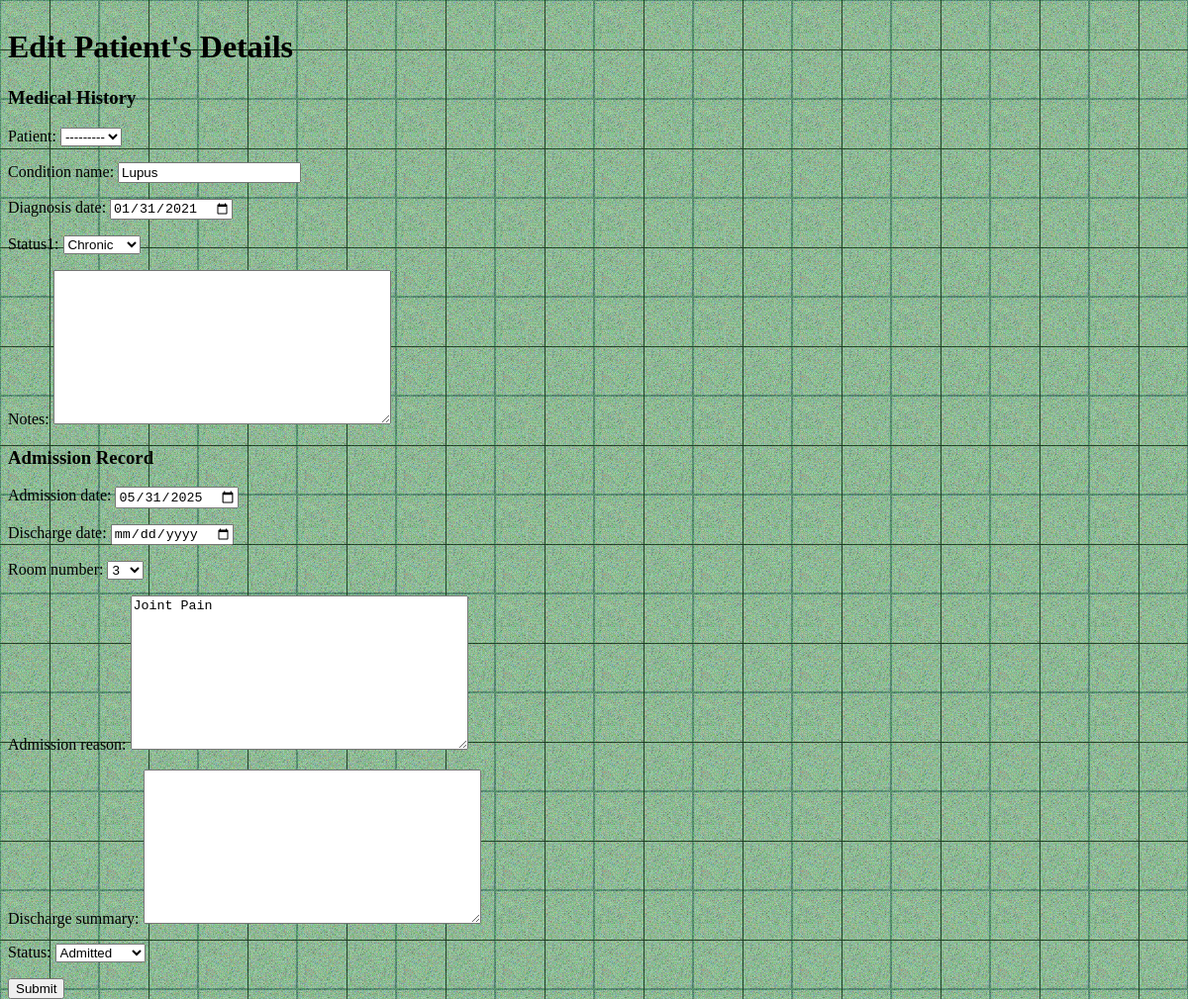
The page /accounts/patients/2/edit/ (signed in) on the database its author committed.
### medapp/models.py (models this page shows, shortened)
class PatientMedicalHistory(models.Model):
    STATUS_CHOICES1 = [
        ('active', 'Active'),
        ('resolved', 'Resolved'),
        ('chronic', 'Chronic'),
    ]
    patient = models.ForeignKey(Patient, on_delete=models.CASCADE, related_name='medical_histories')
    condition_name = models.CharField(max_length=100)
    diagnosis_date = models.DateField()
    status1 = models.CharField(max_length=20, choices=STATUS_CHOICES1, null=True, blank=True)
    notes = models.TextField(blank=True, null=True)

class AdmissionRecord(models.Model):
    STATUS_CHOICES = [
        ('admitted', 'Admitted'),
        ('discharged', 'Discharged'),
        ('transferred', 'Transferred'),
    ]
    patient = models.ForeignKey(Patient, on_delete=models.CASCADE, related_name='admissions')
    admission_date = models.DateTimeField()
    discharge_date = models.DateTimeField(null=True, blank=True)
    room_number = models.PositiveSmallIntegerField(choices=ROOM_CHOICES)
    primary_doctor = models.ForeignKey(User, on_delete=models.SET_NULL, null=True, related_name='primary_admissions')
    admission_reason = models.TextField()
    discharge_summary = models.TextField(blank=True, null=True)
    status = models.CharField(max_length=20, choices=STATUS_CHOICES)
    created_at = models.DateTimeField(auto_now_add=True, null=True)

### accounts/views.py (the view)
# urls.py: path('patients/<int:patient_id>/edit/', views.edit_patient, name='edit_patient'),
@login_required
@user_passes_test(is_doctor)
def edit_patient(request, patient_id):
    patient = get_object_or_404(Patient, id=patient_id)
    history = PatientMedicalHistory.objects.filter(patient=patient).last()
    admission = AdmissionRecord.objects.filter(patient=patient, primary_doctor=request.user).last()
    if not history or not admission:
        return HttpResponseForbidden("You don't have permission to edit this patient's records.")
    if request.method == 'POST':
        history_form = HistoryForm(request.POST, instance=history)
        admission_form = AdmissionForm(request.POST, instance=admission)
        if history_form.is_valid() and admission_form.is_valid():
            history_form.save()
            admission_form.save()
            return redirect('doctor_dashboard')
        else:
            error = "Please correct the errors."
    else:
        history_form = HistoryForm(instance=history)
        admission_form = AdmissionForm(instance=admission)
        error = None
    return render(request, 'forms/patients.html', {
        'history_form': history_form,
        'admission_form': admission_form,
        'error': error,
        'edit': True
    })

### medapp/forms.py
class HistoryForm(forms.ModelForm):
    class Meta:
        model = PatientMedicalHistory
        fields = ['patient', 'condition_name', 'diagnosis_date','status1', 'notes']
        widgets = {
            'diagnosis_date': forms.DateInput(attrs={'type': 'date'}),
        }
    def __init__(self, *args, **kwargs):
        super().__init__(*args, **kwargs)
        used_patients = PatientMedicalHistory.objects.values_list('patient_id', flat=True)
        if self.instance and self.instance.pk and self.instance.patient_id in used_patients:
            used_patients = used_patients.exclude(id=self.instance.patient_id)
        self.fields['patient'].queryset = Patient.objects.exclude(id__in=used_patients)

class AdmissionForm(forms.ModelForm):
    class Meta:
        model = AdmissionRecord
        fields = ['admission_date', 'discharge_date', 'room_number', 'admission_reason', 'discharge_summary', 'status']
        widgets = {
            'discharge_date': forms.DateInput(attrs={'type': 'date'}),
            'admission_date': forms.DateInput(attrs={'type': 'date'}),
        }
    def __init__(self, *args, **kwargs):
        super().__init__(*args, **kwargs)
        occupied_rooms = AdmissionRecord.objects.filter(discharge_date__isnull=True).values_list('room_number', flat=True)
        available_choices = [(num, str(num)) for num, label in ROOM_CHOICES if num not in occupied_rooms]
        if self.instance and self.instance.pk and self.instance.room_number:
            current_room = self.instance.room_number
            if (current_room, str(current_room)) not in available_choices:
                available_choices.append((current_room, str(current_room)))
        available_choices = sorted(available_choices, key=lambda x: x[0])
        self.fields['room_number'].choices = available_choices

### accounts/views.py (called while the page is built)
def is_doctor(user):
    return user.groups.filter(name='Doctors').exists()

### accounts/templates/forms/patients.html (shortened to what this page needs)
{% extends 'base.html' %}
{% load static %}
{% block styles %}
<link rel="stylesheet" href="{% static 'add_patient.css' %}">
{% endblock %}
{% block main %}
  <h1>{% if edit %}Edit {% else %}Add {% endif %}Patient's Details</h1>
  <form method="post">
    <h3>Medical History</h3>
  {{ history_form.as_p }}
  <h3>Admission Record</h3>
  {{ admission_form.as_p }}
  <button type="submit">Submit</button>
  </form>
{% endblock %}

### accounts/static/add_patient.css (style rules this page uses)
body { content: ""; position: absolute; inset: 0; }

### rows shown on the page
PatientMedicalHistory: patient "---------", condition_name "Lupus", diagnosis_date "01/31/2021", status1 "Chronic"
AdmissionRecord: admission_date "05/31/2025", room_number "3", admission_reason "Joint Pain", status "Admitted"
